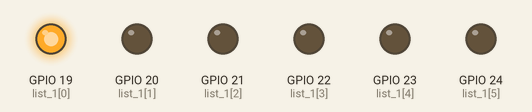
A program run on a simulated Raspberry Pi (BCM pin numbers). Shown: output pins drawn as LEDs (lit = HIGH).

Above: at 0.15 s.
At 0.75 s:
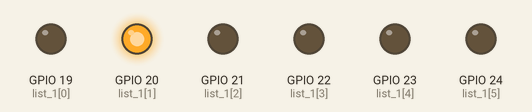
At 1.35 s:
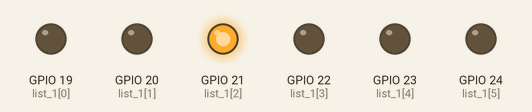
At 3.15 s:
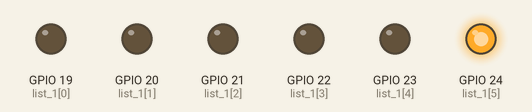
At 10.71 s:
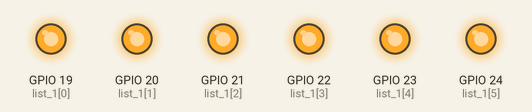
At 15.81 s:
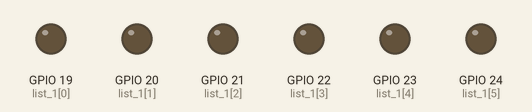
Timing chart, 0 to 16.1 s (numbered marks = the images above):
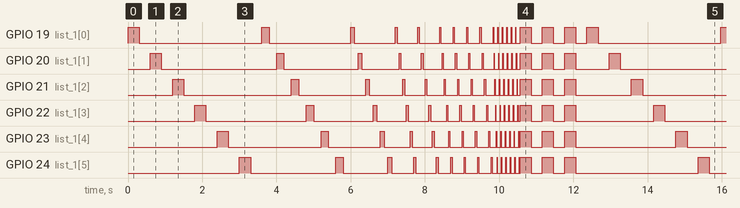

Measured:
- by itself, GPIO 19 (list_1[0]), GPIO 20 (list_1[1]), GPIO 21 (list_1[2]), GPIO 22 (list_1[3]), GPIO 23 (list_1[4]), GPIO 24 (list_1[5]): moves between LOW and HIGH, repeating every 12.4 s
- by itself, everything shown: repeats every 12.4 s, in 73 steps

The program:

___.py
```python
import RPi.GPIO as gpio
import time
gpio.setwarnings(False)
gpio.setmode(gpio.BCM)
list_1 = [19,20,21,22,23,24]
n1 = 0.3
n2 = 0.2
n3 = 0.1
n4 = 0.05
n5 = 0.03
n6 = 0.01
n7 = 0.3
def set():
    for i in list_1:
        gpio.setup(i,gpio.OUT)
def open_1():
    for j in list_1:
        gpio.output(j,True)
        time.sleep(n1)
        gpio.output(j,False)
        time.sleep(n1)

def open_2():
    for j in list_1:
        gpio.output(j,True)
        time.sleep(n2)
        gpio.output(j,False)
        time.sleep(n2)

def open_3():
    for j in list_1:
        gpio.output(j,True)
        time.sleep(n3)
        gpio.output(j,False)
        time.sleep(n3)

def open_4():
    for j in list_1:
        gpio.output(j,True)
        time.sleep(n4)
        gpio.output(j,False)
        time.sleep(n4)

def open_5():
    for j in list_1:
        gpio.output(j,True)
        time.sleep(n5)
        gpio.output(j,False)
        time.sleep(n5)

def open_6():
    for j in list_1:
        gpio.output(j,True)
        time.sleep(n6)
        gpio.output(j,False)
        time.sleep(n6)

def open_7():
    for j in list_1:
        gpio.output(j,True)
    time.sleep(n7)
    for j in list_1:
        gpio.output(j,False)
    time.sleep(n7)

set()
try:
    while True:
        open_1()
        open_2()
        open_3()
        for i in range(2):
            open_4()
        for i in range(4):
            open_5()
        for i in range(6):
            open_6()
        for i in range(3):
            open_7()
finally:
    print("close")
    gpio.cleanup()
```
